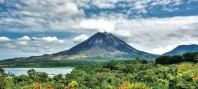
#> input picture arenal.jpg, 198 x 89 px
$ jupyter execute P4.ipynb
#> lines starting #> are read from the running program, lines starting #| are printed output that depends on the picture
---

## Universidad de Costa Rica
### Escuela de Ingeniería Eléctrica
#### IE0405 - Modelos Probabilísticos de Señales y Sistemas

Segundo semestre del 2020

---

* Estudiante: **Moisés Mora Ceciliano**
* Carné: **B75036**
* Grupo: **1**

---
# `P4` - *Modulación digital IQ*

> La modulación digital es una de las aplicaciones directas del análisis de procesos estocásticos, presente en los sistemas digitales de comunicación. Este proyecto presenta una introdución a tópicos fundamentales de la ingeniería de comunicaciones para simular un sistema de transmisión de imágenes de baja resolución.

---
* Elaboración de nota teórica y demostración: **Jeaustin Sirias Chacón**, como parte de IE0499 - Proyecto Eléctrico: *Estudio y simulación de aplicaciones de la teoría de probabilidad en la ingeniería eléctrica*.
* Revisión: **Fabián Abarca Calderón**

## 3.3. - Modulación IQ y QPSK

Obsérvese que en la modulación BPSK anterior existe una única portadora (*carrier*) sinusoidal, dada por

$$
c(t) = A_c \sin(2\pi f_c t - \theta_c)
$$

La propiedad de la **ortogonalidad** entre las funciones $\sin(\omega t)$ y $\cos(\omega t)$ permite utilizar dos portadoras en lugar de una, de forma tal que es posible crear una señal modulada del tipo:

$$
s(t) = A_1 \cos(2\pi f_c t) + A_2 \sin(2\pi f_c t)
$$

Esta señal ocupa el mismo ancho de banda que una sola portadora sinusoidal, pero puede transportar el doble de la información, codificada en $A_1$ y $A_2$. Debido a que las ondas seno y coseno están separadas por un desfase de 90 grados, a este tipo de modulación se le llama "en fase" (I, *in phase*) y "en cuadratura" (Q, *quadrature*), o **modulación IQ**.

### 3.3.1. - Ortogonalidad

La prueba de ortogonalidad de dos funciones del tiempo está dada por el producto interno:

$$
\begin{aligned}
(f * g) (t) & = \langle f(t), g(t)\rangle \\
& = \int f(t) g(t) ~ \mathrm{d}t
\end{aligned}
$$

Y en el caso de las dos portadoras sinusoidales:

$$
\begin{aligned}
(f * g) (t) & = \langle f(t), g(t)\rangle \\
& = \int f(t) g(t) ~ \mathrm{d}t \\
& = \int \cos(2\pi f_c t) ~ \sin(2\pi f_c t) ~ \mathrm{d}t \\
& = 0
\end{aligned}
$$

> Podría decirse, coloquialmente, que las portadoras viajan "juntas pero no revueltas".

Este resultado es útil para la *demodulación coherente (en fase)* de señales IQ, porque permite "separar" una portadora de otra.

### 3.3.2. - Modulación QPSK

La modulación BPSK tiene dos símbolos posibles (`0`, `1`) lo que implica un bit $b$ por símbolo, mientras que la modulación QPSK (*Quadrature Phase-Shift Keying*) tiene cuatro símbolos posibles (`00`, `01`, `10`, `11`), con dos bits $b_1 b_2$ por símbolo. La codificación para un símbolo $b_1 b_2$ es ahora:

$$
s(t) = A_1 \cos(2\pi f_c t) + A_2 \sin(2\pi f_c t)
$$

con

$$
A_1 =
\begin{cases}
             -1, &   \text{si } b_1 = 0 \\
             1, &  \text{si } b_1 = 1 \\
\end{cases}
$$

y

$$
A_2 =
\begin{cases}
             -1, &   \text{si } b_2 = 0 \\
             1, &  \text{si } b_2 = 1 \\
\end{cases}
$$

Si se grafica la amplitud $A_1$ y $A_2$ de cada portadora en una gráfica donde el eje $x$ representa al coseno (en fase, $I$) y el eje $y$ al seno (en cuadratura, $Q$), se obtiene lo que se conoce como un "diagrama de constelación" de la modulación:

Ahí es posible verificar la correspondencia de los bits $b_1 b_2$ (`00`, `01`, `10`, `11`) con los puntos de la constelación.

> La modulación QPSK es utilizada en el estándar Wi-Fi IEEE 802.11 (una de sus posibles modulaciones), en comunicaciones satelitales, y en 5G, entre otros.

---
## 4. - Asignaciones del proyecto

### 4.1. - Modulación QPSK

* (50%) Realice una simulación del sistema de comunicaciones como en la sección 3.2., pero utilizando una modulación QPSK en lugar de una modulación BPSK. Deben mostrarse las imágenes enviadas y recuperadas y las formas de onda.

[cell 1]
#################################################
from PIL import Image
import numpy as np

def fuente_info(imagen):
    '''Una función que simula una fuente de
    información al importar una imagen y
    retornar un vector de NumPy con las
    dimensiones de la imagen, incluidos los
    canales RGB: alto x largo x 3 canales

    :param imagen: Una imagen en formato JPG
    :return: un vector de pixeles
    '''
#> called with imagen = 'arenal.jpg'
    img = Image.open(imagen)
#> img is the input picture: PIL image 198x89 RGB; mean R, G, B 129.7, 152.6, 147.8

    return np.array(img)

###################################################

def rgb_a_bit(imagen):
    '''Convierte los pixeles de base
    decimal (de 0 a 255) a binaria
    (de 00000000 a 11111111).

    :param imagen: array de una imagen
    :return: Un vector de (1 x k) bits 'int'
    '''
    # Obtener las dimensiones de la imagen
    x, y, z = imagen.shape

    # Número total de pixeles
    n_pixeles = x * y * z

    # Convertir la imagen a un vector unidimensional de n_pixeles
    pixeles = np.reshape(imagen, n_pixeles)

    # Convertir los canales a base 2
    bits = [format(pixel,'08b') for pixel in pixeles]
    bits_Rx = np.array(list(''.join(bits)))

    return bits_Rx.astype(int)

##########################################################
def modulador_I(bits, fc, mpp):
    '''Un método que simula el esquema de
    modulación digital BPSK.

    :param bits: Vector unidimensional de bits
    :param fc: Frecuencia de la portadora en Hz
    :param mpp: Cantidad de muestras por periodo de onda portadora
    :return: Un vector con la señal modulada
    :return: Un valor con la potencia promedio [W]
    :return: La onda portadora c(t)
    :return: La onda cuadrada moduladora (información)
    '''
    # 1. Parámetros de la 'señal' de información (bits)
    N = len(bits) # Cantidad de bits

    # 2. Construyendo un periodo de la señal portadora c(t)
    Tc = 1 / fc  # periodo [s]
    t_periodo = np.linspace(0, Tc, mpp)
    portadora_I = np.cos(2*np.pi*fc*t_periodo)

    # 3. Inicializar la señal modulada s(t)
    t_simulacion = np.linspace(0, N*Tc, N*mpp)
    senal_Tx_I = np.zeros(t_simulacion.shape)

    # 4. Asignar las formas de onda según los bits (QPSK)
    for i, bit in enumerate(bits):
        if bit == 1:
            senal_Tx_I[i*mpp : (i+1)*mpp] = portadora_I
        else:
            senal_Tx_I[i*mpp : (i+1)*mpp] = portadora_I * -1

    # 5. Calcular la potencia promedio de la señal modulada
    Pm_I = (1 / (N*Tc)) * np.trapz(pow(senal_Tx_I, 2), t_simulacion)

    return senal_Tx_I, Pm_I, portadora_I

#################################################################
def modulador_Q(bits, fc, mpp):
    '''Un método que simula el esquema de
    modulación digital BPSK.

    :param bits: Vector unidimensional de bits
    :param fc: Frecuencia de la portadora en Hz
    :param mpp: Cantidad de muestras por periodo de onda portadora
    :return: Un vector con la señal modulada
    :return: Un valor con la potencia promedio [W]
    :return: La onda portadora c(t)
    :return: La onda cuadrada moduladora (información)
    '''
    # 1. Parámetros de la 'señal' de información (bits)
    N = len(bits) # Cantidad de bits

    # 2. Construyendo un periodo de la señal portadora c(t)
    Tc = 1 / fc  # periodo [s]
    t_periodo = np.linspace(0, Tc, mpp)
    portadora_Q = np.sin(2*np.pi*fc*t_periodo)

    # 3. Inicializar la señal modulada s(t)
    t_simulacion = np.linspace(0, N*Tc, N*mpp)
    senal_Tx_Q = np.zeros(t_simulacion.shape)

    # 4. Asignar las formas de onda según los bits (BPSK)
    for i, bit in enumerate(bits):
        if bit == 1:
            senal_Tx_Q[i*mpp : (i+1)*mpp] = portadora_Q
        else:
            senal_Tx_Q[i*mpp : (i+1)*mpp] = portadora_Q * -1

    # 5. Calcular la potencia promedio de la señal modulada
    Pm_Q = (1 / (N*Tc)) * np.trapz(pow(senal_Tx_Q, 2), t_simulacion)

    return senal_Tx_Q, Pm_Q, portadora_Q

#####################################################################
def canal_ruidoso(senal_Tx, Pm, SNR):
    '''Un bloque que simula un medio de trans-
    misión no ideal (ruidoso) empleando ruido
    AWGN. Pide por parámetro un vector con la
    señal provieniente de un modulador y un
    valor en decibelios para la relación señal
    a ruido.

    :param senal_Tx: El vector del modulador
    :param Pm: Potencia de la señal modulada
    :param SNR: Relación señal-a-ruido en dB
    :return: La señal modulada al dejar el canal
    '''
    # Potencia del ruido generado por el canal
    Pn = Pm / pow(10, SNR/10)

    # Generando ruido auditivo blanco gaussiano
    ruido = np.random.normal(0, np.sqrt(Pn), senal_Tx.shape)

    # Señal distorsionada por el canal ruidoso
    senal_Rx = senal_Tx + ruido

    return senal_Rx
######################################################################

def demodulador(senal_Rx, portadora_I, portadora_Q, mpp):
    '''Un método que simula un bloque demodulador
    de señales, bajo un esquema BPSK. El criterio
    de demodulación se basa en decodificación por
    detección de energía.

    :param senal_Rx: La señal recibida del canal
    :param portadora: La onda portadora s(t)
    :param mpp: Número de muestras por periodo
    :return: Los bits de la señal demodulada
    '''
# Cantidad de muestras en senal_Rx
    M = len(senal_Rx)

    # Cantidad de bits en transmisión
    N = int(M / mpp)

    # Vector para bits obtenidos por la demodulación
    bits_Rx_I = np.zeros(N)
    bits_Rx_Q = np.zeros(N)
    bits_Rx = np.zeros(2*N)

    # Vector para la señal demodulada
    senal_demodulada_I = np.zeros(M)
    senal_demodulada_Q = np.zeros(M)

    # Demodulación
    for i in range(N):
        # Producto interno de dos funciones
        producto_I = senal_Rx[i*mpp : (i+1)*mpp] * portadora_I
        producto_Q = senal_Rx[i*mpp : (i+1)*mpp] * portadora_Q
        senal_demodulada_I[i*mpp : (i+1)*mpp] = producto_I
        senal_demodulada_Q[i*mpp : (i+1)*mpp] = producto_Q
        Ep_I = np.sum(producto_I)
        Ep_Q = np.sum(producto_Q)

        # Criterio de decisión por detección de energía
        if Ep_I > 0:
            bits_Rx_I[i] = 1
        else:
            bits_Rx_I[i] = 0

        if Ep_Q > 0:
            bits_Rx_Q[i] = 1
        else:
            bits_Rx_Q[i] = 0

    for i, bit1 in enumerate(bits_Rx_I):
        bits_Rx[2*i] = bit1
    for j, bit2 in enumerate(bits_Rx_Q):
        bits_Rx[2*j+1] = bit2

    return bits_Rx.astype(int), senal_demodulada_I, senal_demodulada_Q

############################################################################
def bits_a_rgb(bits_Rx, dimensiones):
    '''Un blque que decodifica el los bits
    recuperados en el proceso de demodulación

    :param: Un vector de bits 1 x k
    :param dimensiones: Tupla con dimensiones de la img.
    :return: Un array con los pixeles reconstruidos
    '''
    # Cantidad de bits
    N = len(bits_Rx)

    # Se reconstruyen los canales RGB
    bits = np.split(bits_Rx, N / 8)

    # Se decofican los canales:
    canales = [int(''.join(map(str, canal)), 2) for canal in bits]
    pixeles = np.reshape(canales, dimensiones)

    return pixeles.astype(np.uint8)

[cell 2]
import numpy as np
import matplotlib.pyplot as plt
import time

# Parámetros
fc = 5000  # frecuencia de la portadora
mpp = 20   # muestras por periodo de la portadora
SNR = 5    # relación señal-a-ruido del canal

# Iniciar medición del tiempo de simulación
inicio = time.time()

# 1. Importar y convertir la imagen a trasmitir
imagen_Tx = fuente_info('arenal.jpg')
dimensiones = imagen_Tx.shape
#> dimensiones = (89, 198, 3)

# 2. Codificar los pixeles de la imagen
bits_Tx = rgb_a_bit(imagen_Tx)
#> in rgb_a_bit, `bits = [format(pixel,'08b') for pixel in pixeles]`: bits = 52866 items

# 3. Modular la cadena de bits usando el esquema QPSK
bits_Tx_nuevos = np.reshape(bits_Tx, (len(bits_Tx)//2, 2))
#> bits_Tx_nuevos = 211464 pairs, first value 0 to 1, second value 0 to 1

senal_Tx_I, Pm_I, portadora_I = modulador_I(bits_Tx_nuevos[:, 0], fc, mpp)
#> in modulador_I, `N = len(bits)`: N = 211464
#> the loop in modulador_I, `for i, bit in enumerate(bits):` made 211464 passes
#> bit on passes 1 to 3: 1, 1, 0
#> in modulador_I, `Pm_I = (1 / (N*Tc)) * np.trapz(pow(senal_Tx_I, 2), t_simulacion)`: Pm_I = 0.525
#> Pm_I = 0.525; portadora_I = 20 values, max 1 at index 0, min -0.986 at index 9, mean 0.05
senal_Tx_Q, Pm_Q, portadora_Q = modulador_Q(bits_Tx_nuevos[:, 1], fc, mpp)
#> in modulador_Q, `N = len(bits)`: N = 211464
#> the loop in modulador_Q, `for i, bit in enumerate(bits):` made 211464 passes
#> in modulador_Q, `Pm_Q = (1 / (N*Tc)) * np.trapz(pow(senal_Tx_Q, 2), t_simulacion)`: Pm_Q = 0.475
#> Pm_Q = 0.475; portadora_Q = 20 values, max 0.997 at index 5, min -0.997 at index 14, mean -1.22e-17

senal_Tx = senal_Tx_I + senal_Tx_Q
Pm = Pm_I + Pm_Q
#> Pm = 1

# 4. Se transmite la señal modulada, por un canal ruidoso
senal_Rx = canal_ruidoso(senal_Tx, Pm, SNR)
#> in canal_ruidoso, `Pn = Pm / pow(10, SNR/10)`: Pn = 0.316

# 5. Se desmodula la señal recibida del canal
bits_Rx, senal_demodulada_I, senal_demodulada_Q = demodulador(senal_Rx, portadora_I, portadora_Q, mpp)
#> in demodulador, `M = len(senal_Rx)`: M = 4229280
#> in demodulador, `N = int(M / mpp)`: N = 211464
#> the loop in demodulador, `for i in range(N):` made 211464 passes
#> (Ep_I, Ep_Q) on passes 1 to 3: (11.76, -9.03), (9.52, -8.06), (-10.71, -10.17)
#> the loop in demodulador, `for i, bit1 in enumerate(bits_Rx_I):` made 211464 passes
#> the loop in demodulador, `for j, bit2 in enumerate(bits_Rx_Q):` made 211464 passes

# 6. Se visualiza la imagen recibida
imagen_Rx = bits_a_rgb(bits_Rx, dimensiones)
#> in bits_a_rgb, `N = len(bits_Rx)`: N = 422928
#> in bits_a_rgb, `bits = np.split(bits_Rx, N / 8)`: bits = 52866 items
Fig = plt.figure(figsize=(10,6))

# Cálculo del tiempo de simulación
print('Duración de la simulación: ', time.time() - inicio)

# 7. Calcular número de errores
errores = sum(abs(bits_Tx - bits_Rx))
#> errores = 0
BER = errores/len(bits_Tx)
#> BER = 0
print('{} errores, para un BER de {:0.4f}.'.format(errores, BER))
#| 0 errores, para un BER de 0.0000.

# Mostrar imagen transmitida
ax = Fig.add_subplot(1, 2, 1)
imgplot = plt.imshow(imagen_Tx)
ax.set_title('Transmitido')

# Mostrar imagen recuperada
ax = Fig.add_subplot(1, 2, 2)
imgplot = plt.imshow(imagen_Rx)
ax.set_title('Recuperado')
Fig.tight_layout()

plt.imshow(imagen_Rx)
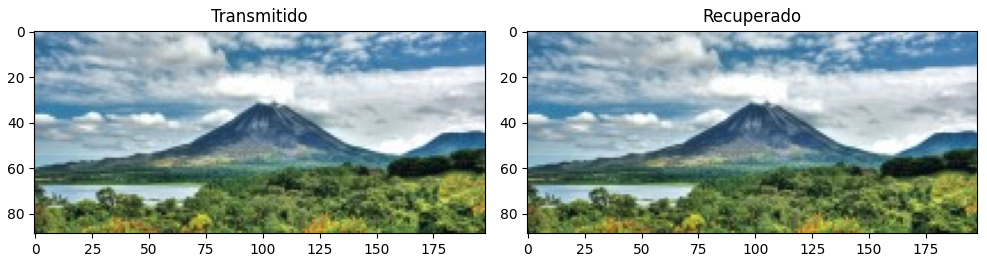
#> figure drawn by matplotlib, 2 panels

[cell 3]
import matplotlib.pyplot as plt

# Visualizar el cambio entre las señales
fig, (ax1, ax2, ax3, ax4) = plt.subplots(nrows=4, sharex=True, figsize=(14, 7))

# La señal modulada por QPSK
ax1.plot(senal_Tx[0:600], color='g', lw=2)
ax1.set_ylabel('$s(t)$')

# La señal modulada al dejar el canal
ax2.plot(senal_Rx[0:600], color='b', lw=2)
ax2.set_ylabel('$s(t) + n(t)$')

# La señal demodulada_I
ax3.plot(senal_demodulada_I[0:600], color='m', lw=2)
ax3.set_ylabel('$b^{\prime}(t)_I$')
ax3.set_xlabel('$t$ / milisegundos')
fig.tight_layout()

# La señal demodulada_Q
ax4.plot(senal_demodulada_Q[0:600], color='black', lw=2)
ax4.set_ylabel('$b^{\prime}(t)_Q$')
ax4.set_xlabel('$t$ / milisegundos')
fig.tight_layout()
plt.show()
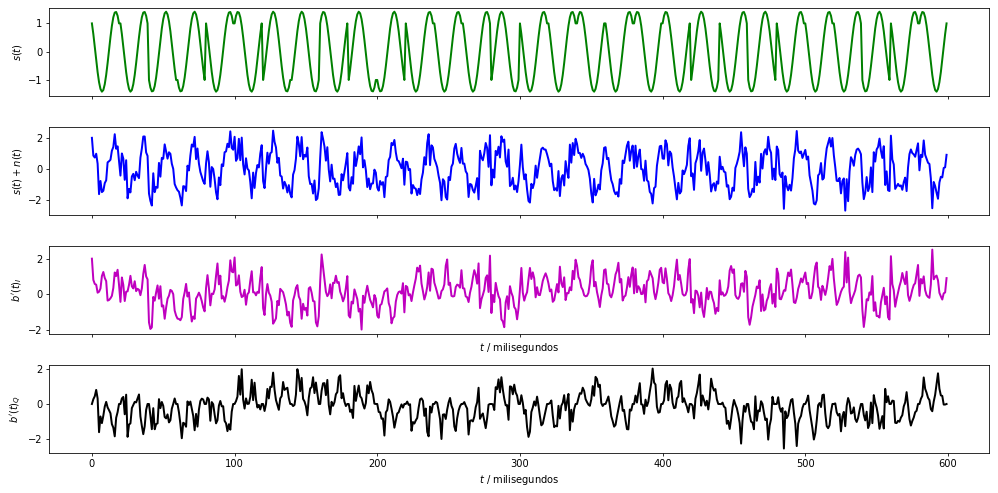
#> figure drawn by matplotlib, 4 panels; panel 4: curve peaks at x = 393, y = 2.04

### 4.2. - Estacionaridad y ergodicidad

* (30%) Realice pruebas de estacionaridad y ergodicidad a la señal modulada `senal_Tx` y obtenga conclusiones sobre estas.

[cell 4]
import numpy as np
from scipy import stats
import matplotlib.pyplot as plt

# Creación del vector de tiempo
# Parámetros
fc = 5000  # frecuencia de la portadora
mpp = 20   # muestras por periodo de la portadoral

Tc = 1 / fc  # periodo [s]
t_periodo = np.linspace(0, Tc, mpp)

# Inicialización del proceso S(t) con N realizaciones
N = 4
S_t = np.empty((N, len(t_periodo)))	# N funciones del tiempo s(t) con T puntos

# Creación de las muestras del proceso s(t)
for i in range(N):
    if i==0:
        A1, A2 = 1, 1

    if i==1:
        A1, A2 = 1, -1

    if i==2:
        A1, A2 = -1, 1

    if i==3:
        A1, A2 = -1, -1

    s_t = A1*np.cos(2*np.pi*fc*t_periodo) + A2*np.sin(2*np.pi*fc*t_periodo)
    S_t[i,:] = s_t
    plt.plot(t_periodo, s_t)

# Promedio de las N realizaciones en cada instante (cada punto en t) (promedio estadístico)
P = [np.mean(S_t[:,i]) for i in range(len(t_periodo))]
plt.plot(t_periodo, P, lw=4, label='Promedio estadístico')

# Graficar el resultado del promedio temporal
E = np.mean(senal_Tx)
#> E = 0.00321
Lista = []

for i in range(len(t_periodo)):
    Lista.append(np.mean(senal_Tx))
#> after the loop, Lista = [0.00321, 0.00321, 0.00321, 0.00321, 0.00321, 0.00321, 0.00321, 0.00321, 0.00321, 0.00321, 0.00321, 0.00321, 0.00321, 0.00321, 0.00321, 0.00321, 0.00321, 0.00321, 0.00321, 0.00321]

plt.plot(t_periodo, Lista, '--', lw=4, label='Promedio temporal')

# Mostrar las realizaciones, y su promedio calculado y teórico
plt.title('Realizaciones del proceso $S(t)$')
plt.xlabel('$t$')
plt.ylabel('$s_i(t)$')
plt.legend()
plt.show()
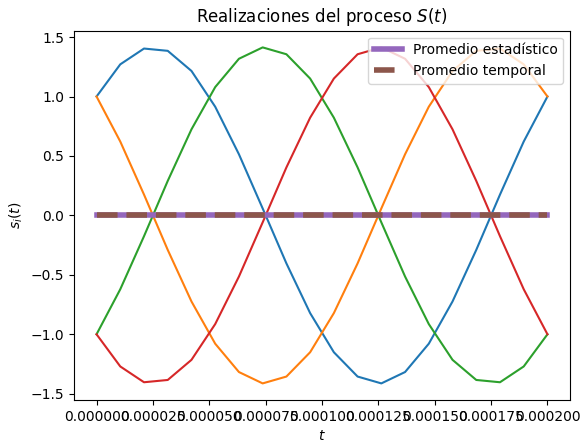
#> figure drawn by matplotlib, 1 panel; curve peaks at x = 2.11e-05, y = 1.4; curve peaks at x = 0.000179, y = 1.4; curve peaks at x = 7.37e-05, y = 1.41

# T valores de desplazamiento tau
desplazamiento = np.arange(mpp)
#> desplazamiento = 20 values from 0 to 19
taus = desplazamiento/Tc
#> taus = 20 values from 0 to 95000

# Inicialización de matriz de valores de correlación para las N funciones
corr = np.empty((N, len(desplazamiento)))

# Nueva figura para la autocorrelación
plt.figure()

# Cálculo de correlación para cada valor de tau
for n in range(N):
	for i, tau in enumerate(desplazamiento):
		corr[n, i] = np.correlate(S_t[n,:], np.roll(S_t[n,:], tau))/mpp
	plt.plot(taus, corr[n,:])

# Gráficas de correlación para cada realización
plt.title('Funciones de autocorrelación de las realizaciones del proceso')
plt.xlabel(r'$\tau$')
plt.ylabel(r'$R_{XX}(\tau)$')
plt.show()
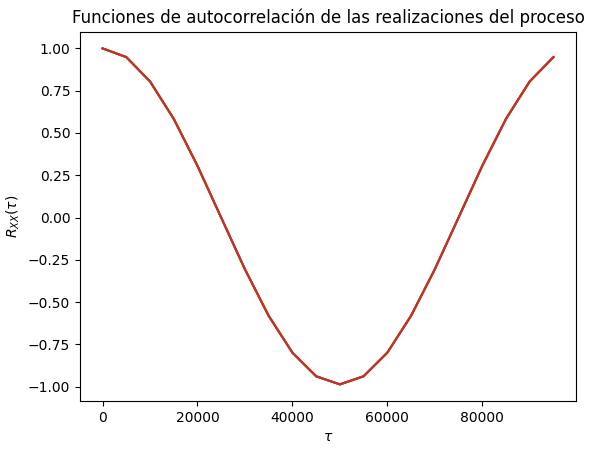
#> figure drawn by matplotlib, 1 panel; curve peaks at x = 0, y = 1; curve peaks at x = 0, y = 1; curve peaks at x = 0, y = 1

# Se dice que los procesos para los que los promedios temporales igualan a los estadísticos se denominan ergódicos.
# Esto es lo que se cumple en este caso, donde se observa que el promedio temporal es practicamente igual que el
# promedio estadístico.

# El proceso es estacionario en sentido amplio ya que el valor esperado es constante en el tiempo y la autocorrelación
# solo depende de la diferencia temporal tau.

### 4.3. - Densidad espectral de potencia

* (20%) Determine y grafique la densidad espectral de potencia para la señal modulada `senal_Tx`.

[cell 5]
# Asumiendo que es estacionario en sentido amplio
import matplotlib.pyplot as plt
from scipy import fft

# Transformada de Fourier
senal_f = fft.fft(senal_Tx)

# Muestras de la señal
Nm = len(senal_Tx) # Numero de muestras
#> Nm = 4229280

# Número de símbolos (198 x 89 x 8 x 3)
Ns = Nm // mpp
#> Ns = 211464

# Tiempo del símbolo = periodo de la onda portadora
Tc = 1 / fc

# Tiempo entre muestras (periodo de muestreo)
Tm = Tc / mpp # Tiempo de muestras

# Tiempo de la simulación
T = Ns * Tc
#> T = 42.29

# Espacio de frecuencias
f = np.linspace(0.0, 1.0/(2.0*Tm), Nm//2)

# Gráfica
plt.plot(f, 2.0/Nm * np.power(np.abs(senal_f[0:Nm//2]), 2))
plt.xlim(0, 20000)
plt.grid()
plt.show()
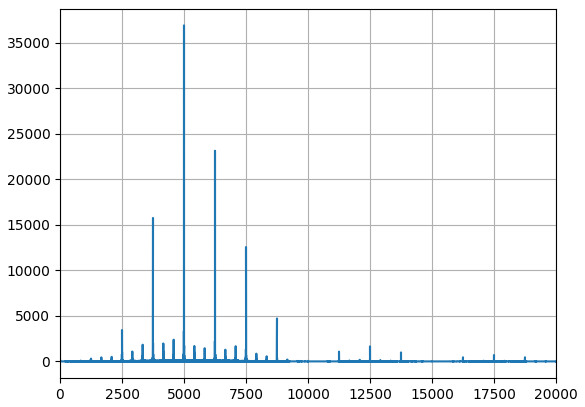
#> figure drawn by matplotlib, 1 panel; curve peaks at x = 5000, y = 36930
